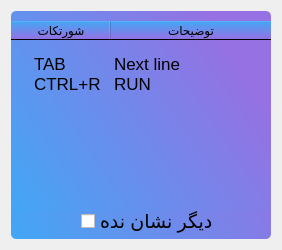
<?xml version="1.0" encoding="UTF-8"?>
<ui version="4.0">
 <class>Dialog</class>
 <widget class="QDialog" name="Dialog">
  <property name="geometry">
   <rect>
    <x>0</x>
    <y>0</y>
    <width>282</width>
    <height>250</height>
   </rect>
  </property>
  <property name="windowTitle">
   <string>Shortcut</string>
  </property>
  <layout class="QHBoxLayout" name="horizontalLayout">
   <item>
    <widget class="QFrame" name="frame">
     <property name="styleSheet">
      <string notr="true">QFrame{
	background-color: qlineargradient(spread:pad, x1:0, y1:1, x2:1, y2:0.511, stop:0 rgba(66, 167, 245, 255), stop:1 rgba(149, 113, 227, 255));
	border-radius : 5px;
}</string>
     </property>
     <property name="frameShape">
      <enum>QFrame::StyledPanel</enum>
     </property>
     <property name="frameShadow">
      <enum>QFrame::Raised</enum>
     </property>
     <widget class="QCheckBox" name="checkBox">
      <property name="geometry">
       <rect>
        <x>70</x>
        <y>190</y>
        <width>133</width>
        <height>41</height>
       </rect>
      </property>
      <property name="font">
       <font>
        <pointsize>14</pointsize>
       </font>
      </property>
      <property name="autoFillBackground">
       <bool>false</bool>
      </property>
      <property name="text">
       <string>دیگر نشان نده</string>
      </property>
      <property name="checkable">
       <bool>true</bool>
      </property>
     </widget>
     <widget class="QTreeWidget" name="treeWidget">
      <property name="geometry">
       <rect>
        <x>0</x>
        <y>10</y>
        <width>260</width>
        <height>190</height>
       </rect>
      </property>
      <property name="styleSheet">
       <string notr="true">QTreeWidget{
	border-radius : 5px;
}</string>
      </property>
      <property name="allColumnsShowFocus">
       <bool>false</bool>
      </property>
      <attribute name="headerVisible">
       <bool>true</bool>
      </attribute>
      <attribute name="headerCascadingSectionResizes">
       <bool>false</bool>
      </attribute>
      <column>
       <property name="text">
        <string>شورتکات</string>
       </property>
       <property name="textAlignment">
        <set>AlignCenter</set>
       </property>
      </column>
      <column>
       <property name="text">
        <string>توضیحات</string>
       </property>
       <property name="textAlignment">
        <set>AlignCenter</set>
       </property>
      </column>
      <item>
       <property name="text">
        <string/>
       </property>
       <property name="text">
        <string/>
       </property>
      </item>
      <item>
       <property name="text">
        <string>TAB</string>
       </property>
       <property name="font">
        <font>
         <pointsize>13</pointsize>
        </font>
       </property>
       <property name="text">
        <string>Next line</string>
       </property>
       <property name="font">
        <font>
         <pointsize>13</pointsize>
        </font>
       </property>
       <property name="foreground">
        <brush brushstyle="CrossPattern">
         <color alpha="255">
          <red>0</red>
          <green>0</green>
          <blue>0</blue>
         </color>
        </brush>
       </property>
      </item>
      <item>
       <property name="text">
        <string>CTRL+R</string>
       </property>
       <property name="font">
        <font>
         <pointsize>13</pointsize>
        </font>
       </property>
       <property name="text">
        <string>RUN</string>
       </property>
       <property name="font">
        <font>
         <pointsize>13</pointsize>
        </font>
       </property>
      </item>
     </widget>
    </widget>
   </item>
  </layout>
 </widget>
 <resources/>
 <connections/>
</ui>
